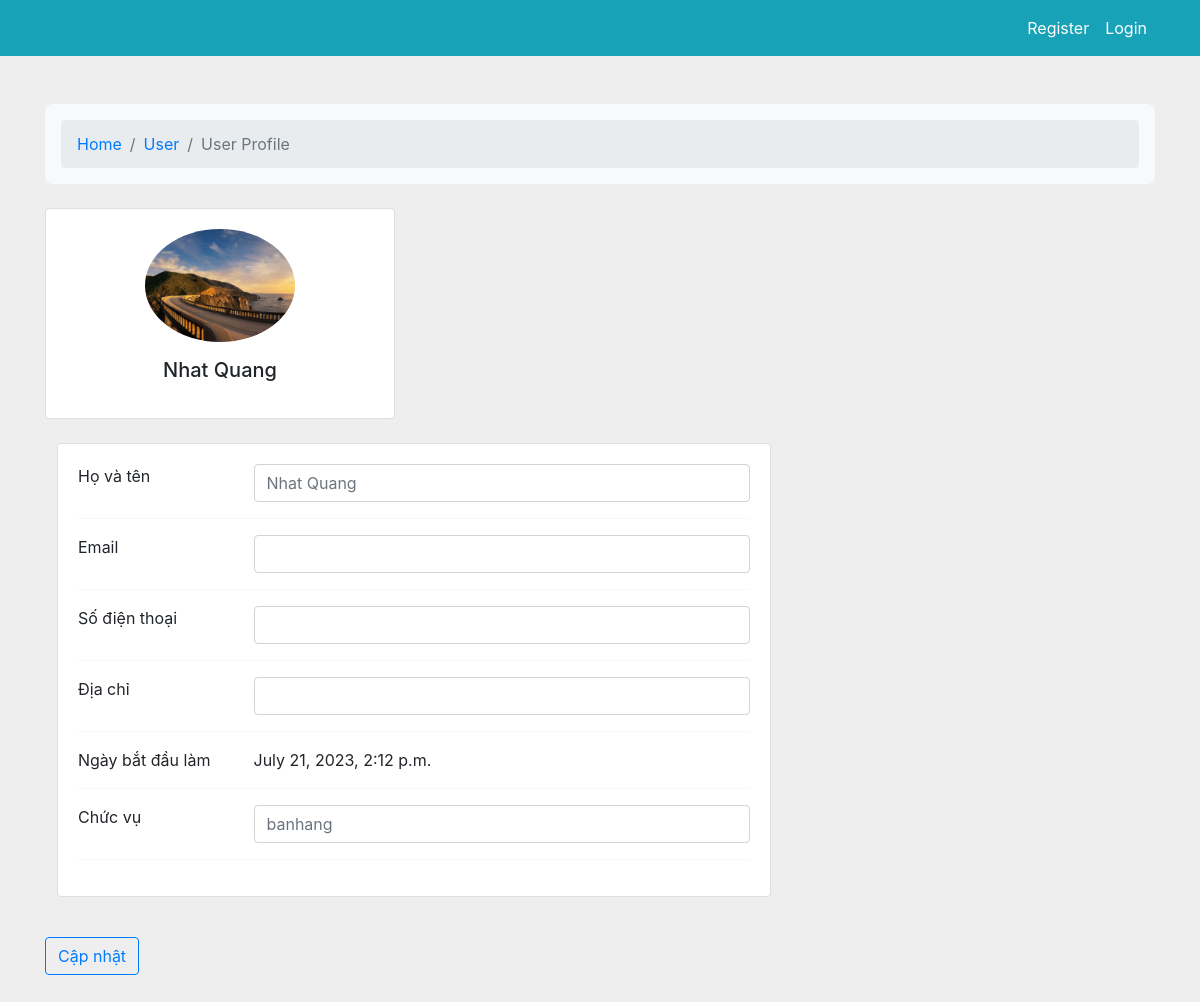
/manager/staff_profile/nhanvien/, run on the app's committed database.
### staff/models.py (models this page shows, shortened)
class StaffProfile(models.Model):
    id_profile = models.ForeignKey(Profile,on_delete=models.CASCADE)
    joinDate = models.DateTimeField(auto_now_add=True,null=True)
    typeStaff = models.CharField(max_length=100,null=True)
    shift = models.CharField(max_length=100, null=True)

### accounts/models.py (models this page shows)
class Profile(models.Model):
    user = models.OneToOneField(User , on_delete=models.CASCADE,null=True)
    profile_image = models.ImageField(default='default.jpg',upload_to='profile_images')
    address = models.CharField(max_length=200, null=True)
    name = models.CharField(max_length=100,null=True)
    phone = models.CharField(max_length=100,null=True)
    is_admin = models.BooleanField(default=False)
    is_staff = models.BooleanField(default=False)
    is_customer = models.BooleanField(default=True)
    def __str__(self) -> str:
        try:
            return self.user.username
        except:
            return "None"

### manager/views.py (the view)
# urls.py: path('staff_profile/<id_profile>/', staff_profile, name='staff_profile'),
def staff_profile(request,id_profile):
    u = User.objects.get(username = id_profile)
    p = Profile.objects.get(user=u )
    s_p = StaffProfile.objects.get(id_profile = p)
    context = {
        'staff_profile':s_p
    }
    return render(request, 'staff/staff_profile.html',context)

### templates/staff/staff_profile.html (shortened to what this page needs)
{% load static %}
	<link href="{% static 'css/bootstrap.css' %}" rel="stylesheet" type="text/css"/>
	<link rel = "stylesheet" href = "{% static 'css/custom.css' %}">
	<link href="{% static 'font/css/all.min.css' %}" rel="stylesheet" type="text/css">
    <link rel="stylesheet" href="https://cdn.jsdelivr.net/npm/bootstrap@4.6.2/dist/css/bootstrap.min.css">
{% include 'base/navbar-manager.html' %}
<section style="background-color: #eee;">
    <div class="container py-5">
      <div class="row">
        <div class="col">
          <nav aria-label="breadcrumb" class="bg-light rounded-3 p-3 mb-4">
            <ol class="breadcrumb mb-0">
              <li class="breadcrumb-item"><a href="{% url 'index' %}">Home</a></li>
              <li class="breadcrumb-item"><a href="#">User</a></li>
              <li class="breadcrumb-item active" aria-current="page">User Profile</li>
            </ol>
          </nav>
        </div>
      </div>
      <div class="row">
        <div class="col-lg-4">
          <div class="card mb-4">
            <div class="card-body text-center">
              <img src="{{staff_profile.id_profile.profile_image.url}}" alt="avatar"
                class="rounded-circle img-fluid" style="width: 150px;">
              <h5 class="my-3">{{staff_profile.id_profile.name}}</h5>
            </div>
          </div>
        </div>
        <form action="" method="POST">
        <div class="col-lg-8">
          <div class="card mb-4">
            <div class="card-body">
              <div class="row">
                <div class="col-sm-3">
                  <p class="mb-0">Họ và tên</p>
                </div>
                <div class="col-sm-9">
                  <input type="search" class="form-control rounded" placeholder="{{staff_profile.id_profile.name}}" name="name" aria-label="Johnatan Smith" aria-describedby="search-addon" />
                </div>
              </div>
              <hr>
              <div class="row">
                <div class="col-sm-3">
                  <p class="mb-0">Email</p>
                </div>
                <div class="col-sm-9">
                  <input type="search" class="form-control rounded" placeholder="{{user.email}}" name="name" aria-label="Johnatan Smith" aria-describedby="search-addon" />
                </div>
              </div>
              <hr>
              <div class="row">
                <div class="col-sm-3">
                  <p class="mb-0">Số điện thoại</p>
                </div>
                <div class="col-sm-9">
                  <input type="search" class="form-control rounded" placeholder="{{user.profile.phone}}" name="name" aria-label="Johnatan Smith" aria-describedby="search-addon" />
                </div>
              </div>
              <hr>
              <div class="row">
                <div class="col-sm-3">
                  <p class="mb-0">Địa chỉ</p>
                </div>
                <div class="col-sm-9">
                  <input type="search" class="form-control rounded" placeholder="{{user.profile.address}}" name="name" aria-label="Johnatan Smith" aria-describedby="search-addon" />
                </div>
              </div>
              <hr>
              <div class="row">
                <div class="col-sm-3">
                  <p class="mb-0">Ngày bắt đầu làm</p>
                </div>
                <div class="col-sm-9">{{staff_profile.joinDate}}
                </div>
              </div>
              <hr>
              <div class="row">
                <div class="col-sm-3">
                  <p class="mb-0">Chức vụ</p>
                </div>
                <div class="col-sm-9">
                  <input type="search" class="form-control rounded" placeholder="{{staff_profile.typeStaff}}" name="name" aria-label="Johnatan Smith" aria-describedby="search-addon" />
                </div>
              </div>
              <hr>
            </div>
          </div>
      </div>
    </form>
    </div>
  <div>
  <a href="{% url 'edit_staff_profile' staff_profile.id_profile %}"><button type="button" class="btn btn-outline-primary" style = "margin: auto;">Cập nhật</button></a>
  </div>
  </div>
  </section>

### data on the page
StaffProfile: id_profile.profile_image (picture), id_profile.name "Nhat Quang", name "Nhat Quang", joinDate "July 21, 2023, 2:12 p.m.", name "banhang"
